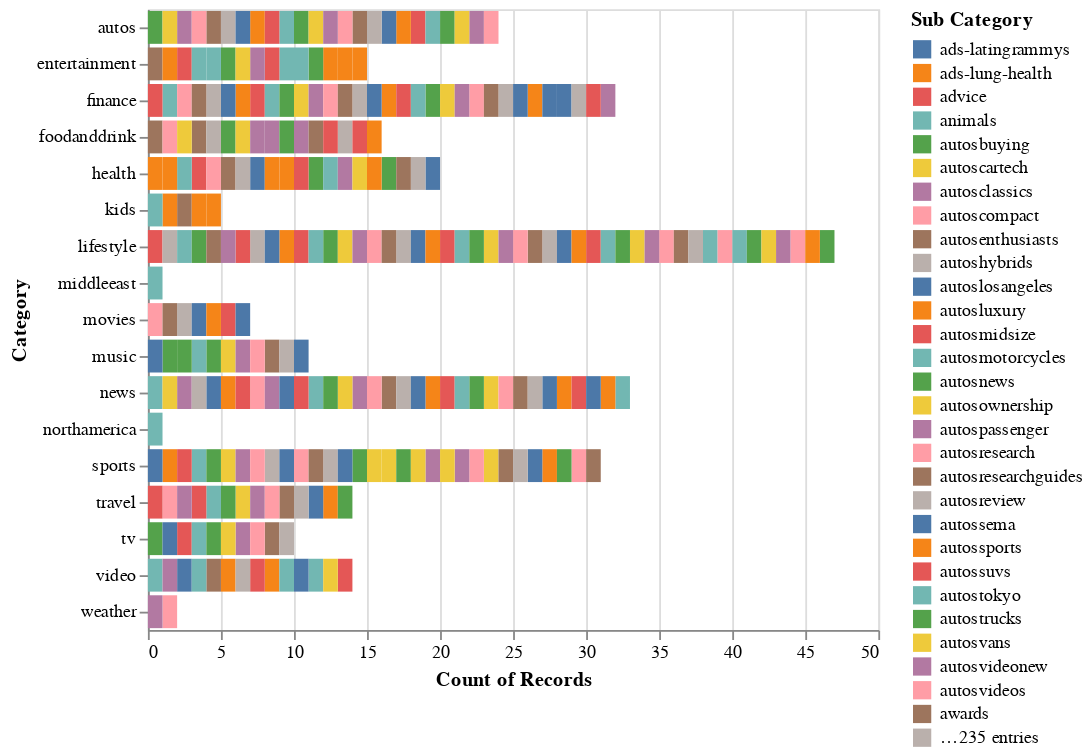

Write notebook code for a chart like this one.
### Code cell
click = alt.selection_multi(encodings=['color'])

bar = alt.Chart(cate_count_df).mark_bar().encode(
    x='count()',
    y='Category:N',
    color=alt.condition(click, 
                        'Sub Category', 
                        alt.value('lightgray')),
).add_selection(click)

bar

### Figure 1 — Vega-Lite specification as saved in the notebook (floating-point values rounded to 4 significant figures; data arrays with more than 128 entries replaced by an {"elided": "..."} marker saying what was removed)
{"config": {"view": {"continuousWidth": 400, "continuousHeight": 300}}, "data": {"name": "data-7cec4d7c0a8e047af2273d5672be696f"}, "mark": "bar", "encoding": {"color": {"condition": {"type": "nominal", "field": "Sub Category", "selection": "selector004"}, "value": "lightgray"}, "x": {"type": "quantitative", "aggregate": "count"}, "y": {"type": "nominal", "field": "Category"}}, "selection": {"selector004": {"type": "multi", "encodings": ["color"]}}, "$schema": "https://vega.github.io/schema/vega-lite/v4.8.1.json", "datasets": {"data-7cec4d7c0a8e047af2273d5672be696f": {"elided": "283 records"}}}
